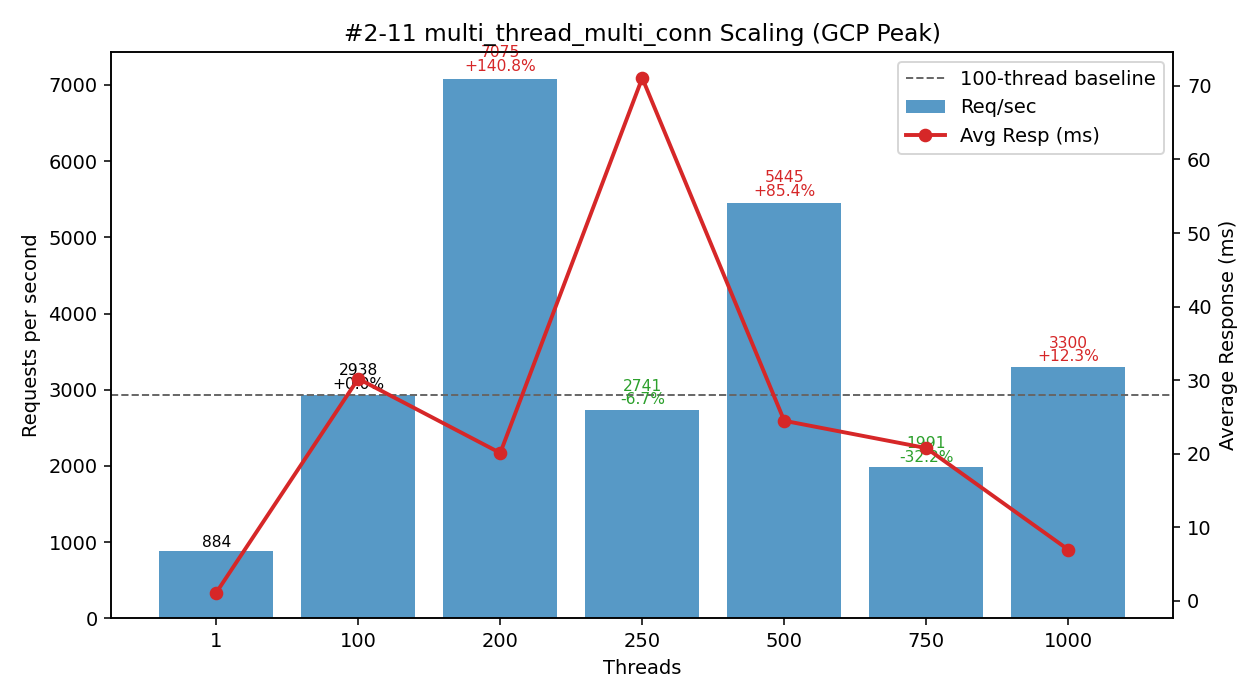

Recreate this plot in Python.
#!/usr/bin/env python3
"""
Plot multi_thread_multi_conn performance (#2-11 TiDB GCP Peak dataset) - Threads vs Req/sec and Avg Latency.

Dataset provided (multi_thread_multi_conn rows extracted):
 Threads | RPS      | Avg_ms
      1  |    883.76 |   1.131
    100  |   2937.60 |  30.208
    200  |   7074.92 |  20.115
    250  |   2741.13 |  71.075
    500  |   5445.14 |  24.492
    750  |   1990.58 |  20.781
   1000  |   3300.35 |   6.979

Template features (same style as #2-9):
 - DATA constant (threads, req_per_sec, avg_resp_ms, total_time_s placeholder=0 for unknown exact)
 - ASCII table: Threads | Req/sec | Avg_ms | Req/sec/Thread | ΔRPS_vs100%
 - 100-thread baseline (dashed line + per-bar delta annotations for >=100 threads)
 - Dual-axis matplotlib (bars=RPS, line=latency)
 - Observations / recommendations (English) + concise analysis notes (Chinese) – English only in plot text.

Output: #2-11.png
"""
from __future__ import annotations

# (threads, req_per_sec, avg_resp_ms, total_time_s)
DATA = [
    (1,     883.76,  1.131, 0.0),
    (100,  2937.60, 30.208, 0.0),
    (200,  7074.92, 20.115, 0.0),
    (250,  2741.13, 71.075, 0.0),
    (500,  5445.14, 24.492, 0.0),
    (750,  1990.58, 20.781, 0.0),
    (1000, 3300.35,  6.979, 0.0),
]

PNG_NAME = "#2-11.png"


def analyze(data):
    peak = max(data, key=lambda r: r[1])
    efficiencies = [(t, rps / t) for t, rps, *_ in data if t > 1]
    best_eff = max(efficiencies, key=lambda x: x[1]) if efficiencies else None
    base100 = next((r for r in data if r[0] == 100), None)
    scaling = []
    if base100:
        base_rps = base100[1]
        for t, rps, *_ in data:
            if t >= 100:
                scaling.append((t, rps / base_rps))
    return {"peak": peak, "best_eff": best_eff, "scaling": scaling}


def ascii_table(data):
    base = next((r[1] for r in data if r[0] == 100), None)
    headers = ["Threads", "Req/sec", "Avg_ms", "Req/sec/Thread", "ΔRPS_vs100%"]
    rows = []
    for t, rps, avg_ms, _ in data:
        eff = rps / t
        delta_pct = (rps - base) / base * 100.0 if base and t != 100 else 0.0
        rows.append((t, rps, avg_ms, eff, delta_pct))
    col_widths = []
    for i, h in enumerate(headers):
        max_content = max(len(f"{row[i]:.2f}" if isinstance(row[i], float) else str(row[i])) for row in rows)
        col_widths.append(max(len(h), max_content))

    def fmt(val, i):
        return (f"{val:.2f}" if isinstance(val, float) else str(val)).rjust(col_widths[i])

    lines = [
        " | " .join(headers[i].ljust(col_widths[i]) for i in range(len(headers))),
        "-+-".join('-'*w for w in col_widths)
    ]
    for row in rows:
        lines.append(" | ".join(fmt(row[i], i) for i in range(len(headers))))
    return "\n".join(lines)


def make_plot(data):
    try:
        import matplotlib.pyplot as plt
    except Exception:  # pragma: no cover
        print("[WARN] matplotlib not available, skipping PNG generation.")
        print("Install with: pip install matplotlib")
        return False

    threads = [r[0] for r in data]
    rps = [r[1] for r in data]
    avg_ms = [r[2] for r in data]

    fig, ax1 = plt.subplots(figsize=(9, 5))
    bars = ax1.bar([str(t) for t in threads], rps, color="#1f77b4", alpha=0.75, label="Req/sec")
    ax1.set_xlabel("Threads")
    ax1.set_ylabel("Requests per second")
    ax1.set_title("#2-11 multi_thread_multi_conn Scaling (GCP Peak)")

    ax2 = ax1.twinx()
    ax2.plot([str(t) for t in threads], avg_ms, color="#d62728", marker="o", linewidth=2, label="Avg Resp (ms)")
    ax2.set_ylabel("Average Response (ms)")

    base_rps = next((r[1] for r in data if r[0] == 100), None)
    if base_rps:
        ax1.axhline(base_rps, color='#666', linestyle='--', linewidth=1, label='100-thread baseline')

    for b, (t, val) in zip(bars, [(r[0], r[1]) for r in data]):
        if base_rps and t >= 100:
            delta_pct = (val - base_rps) / base_rps * 100.0
            delta_str = f"{delta_pct:+.1f}%" if t != 100 else "+0.0%"
            color = '#000' if t == 100 else ('#d62728' if delta_pct > 0 else '#2ca02c')
            ax1.text(b.get_x()+b.get_width()/2, b.get_height()*1.01,
                     f"{val:.0f}\n{delta_str}", ha='center', va='bottom', fontsize=8, color=color, linespacing=0.9)
        else:
            ax1.text(b.get_x()+b.get_width()/2, b.get_height()*1.01,
                     f"{val:.0f}", ha='center', va='bottom', fontsize=8)

    lines, labels = [], []
    for ax in (ax1, ax2):
        L = ax.get_legend_handles_labels()
        lines.extend(L[0]); labels.extend(L[1])
    ax1.legend(lines, labels, loc='upper right')

    fig.tight_layout()
    fig.savefig(PNG_NAME, dpi=140)
    print(f"[OK] Saved plot -> {PNG_NAME}")
    return True


def main():
    print("#2-11 multi_thread_multi_conn dataset (GCP Peak):")
    print(ascii_table(DATA))
    results = analyze(DATA)
    peak_threads, peak_rps, peak_avg, _ = results["peak"]
    print(f"\nPeak throughput at {peak_threads} threads: {peak_rps:.2f} req/sec (avg {peak_avg:.3f} ms)")
    if results["best_eff"]:
        t, eff = results["best_eff"]
        print(f"Best per-thread efficiency (t>1) at {t} threads: {eff:.2f} req/sec/thread")
    if results["scaling"]:
        print("\nScaling vs 100-thread baseline (>=100 threads):")
        for t, ratio in results["scaling"]:
            pct = (ratio - 1) * 100
            sign = "+" if pct >= 0 else ""
            print(f"  {t:>4} threads: {ratio*100:5.1f}% of baseline ({sign}{pct:.2f}%)")

    base_rps = next((r[1] for r in DATA if r[0] == 100), None)
    r = {t: rps for t, rps, *_ in DATA}
    def d(t):
        return (r[t] - base_rps)/base_rps*100 if base_rps and t != 100 else 0.0

    print("\nObservations:")
    print(" - Peak at {} threads ({:.2f} req/sec) = +{:.1f}% over 100-thread baseline ({:.2f})".format(peak_threads, peak_rps, (peak_rps/base_rps -1)*100 if base_rps else 0, base_rps))
    print(" - Latency improves from 30.21 ms @100T to 20.12 ms @200T while RPS +{:.1f}% -> strong scaling under peak.".format((r[200]/base_rps -1)*100))
    print(" - 250T regression: 2741.13 ({:+.1f}% vs baseline, -{:.1f}% vs peak) latency spike 71.08 ms suggests contention / queue saturation.".format(d(250), (peak_rps-2741.13)/peak_rps*100))
    print(" - 500T recovers: 5445.14 ({:+.1f}%) still -{:.1f}% vs peak; latency moderate 24.49 ms.".format(d(500), (peak_rps-5445.14)/peak_rps*100))
    print(" - 750T / 1000T inconsistent: 1990.58 ({:+.1f}%) then rebound 3300.35 ({:+.1f}%). Investigate scheduler / GC / network variance.".format(d(750), d(1000)))
    print(" - Efficiency erosion: 29.38 (100T) -> 35.37 (200T peak eff) -> ~10.9 (250-500T) -> 2.65 (750T) -> 3.30 (1000T).")
    print(" - Recommendation: cap concurrency near 200T for peak, monitor at 500T; treat 250T spike as anomaly; analyze metrics (lock wait, region hotspot, GC) during 250T run.")
    print("\n摘要 (繁體中文):")
    print(" - 峰值 200T RPS +{:.1f}% 且延遲下降 (30ms -> 20ms) 表現最佳".format((r[200]/base_rps -1)*100))
    print(" - 250T 出現延遲暴衝 71ms 並跌回 baseline 附近, 需檢視鎖 / 排程 / 熱點")
    print(" - 500T RPS 仍高 (+{:.1f}%) 可作為次佳併發, 但效率已明顯下降".format(d(500)))
    print(" - 750T~1000T 波動加大 顯示系統瓶頸 / 資源調度不穩, 建議營運落在 200T 或 500T 以下")

    make_plot(DATA)


if __name__ == "__main__":
    main()
